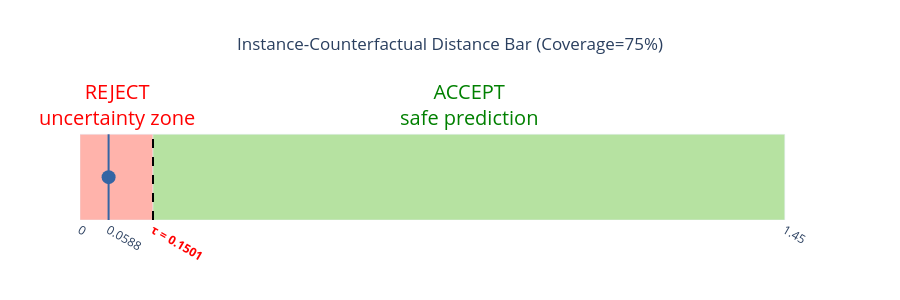

Source (notebook cell):
### Code cell
plot_instance_distance_bar(good_idxs[0], cal_dist_dict, test_dist_dict)

### Figure 1 — Plotly figure (JSON) as saved in the notebook; plotly's stock layout.template omitted (floating-point values rounded to 4 significant figures)
{"data": [{"hoverinfo": "skip", "marker": {"color": "#FFB3AB"}, "name": "REJECT: Below tau", "orientation": "v", "showlegend": false, "type": "bar", "width": [0.1501], "x": [0.07507], "y": [1]}, {"hoverinfo": "skip", "marker": {"color": "#B6E2A1"}, "name": "ACCEPT: Above tau", "orientation": "v", "showlegend": false, "type": "bar", "width": [1.299], "x": [0.7997], "y": [1]}, {"hovertemplate": "Distance: 0.059<br>Relative gap to rejection threshold: -60.82%<br>Minimal changes to flip the label from >50K to <=50K:<br>* education: High School --> Less than High School<extra></extra>", "marker": {"color": "#3465A4", "size": 14, "symbol": "circle"}, "mode": "markers", "name": "Test instance", "showlegend": false, "type": "scatter", "x": [0.05882], "y": [0.5]}], "layout": {"annotations": [{"font": {"color": "red", "size": 20}, "showarrow": false, "text": "REJECT<br>uncertainty zone", "x": 0.07507, "y": 1.35}, {"font": {"color": "green", "size": 20}, "showarrow": false, "text": "ACCEPT<br>safe prediction", "x": 0.7997, "y": 1.35}], "bargap": 0, "height": 300, "plot_bgcolor": "white", "shapes": [{"line": {"color": "#3465A4", "width": 2}, "name": "test_distance", "type": "line", "x0": 0.05882, "x1": 0.05882, "y0": 0, "y1": 1}, {"line": {"color": "black", "dash": "dash"}, "name": "tau", "type": "line", "x0": 0.1501, "x1": 0.1501, "y0": 0, "y1": 1}], "showlegend": false, "title": {"text": "Instance-Counterfactual Distance Bar (Coverage=75%)", "x": 0.5}, "xaxis": {"range": [0, 1.522], "showgrid": false, "ticktext": ["0", "<b><span style='color:red'>&#964; = 0.1501</span></b>", "0.0588", "1.45"], "tickvals": [0, 0.1501, 0.05882, 1.449]}, "yaxis": {"range": [0, 1.4], "showticklabels": false}}}
